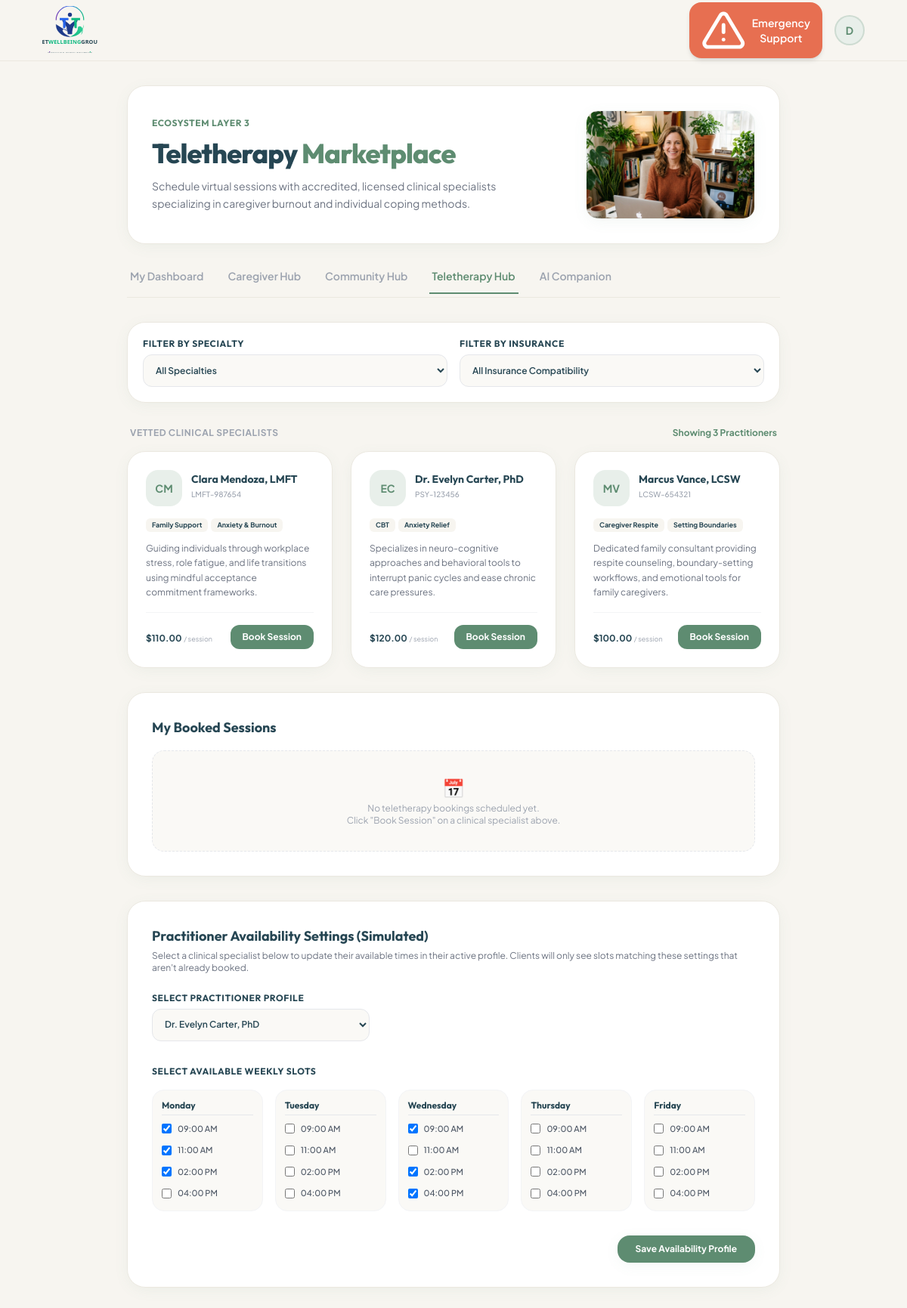
/teletherapy_hub.php (signed in), run on the app's committed database.
### tables this page shows
CREATE TABLE IF NOT EXISTS `users` (
    `id` INT AUTO_INCREMENT PRIMARY KEY,
    `name` VARCHAR(100) NOT NULL,
    `email` VARCHAR(100) UNIQUE NOT NULL,
    `password` VARCHAR(255) NOT NULL,
    `role` VARCHAR(20) DEFAULT 'client',
    `archetype` VARCHAR(50) DEFAULT NULL,
    `license_no` VARCHAR(100) DEFAULT NULL,
    `bio` TEXT DEFAULT NULL,
    `hourly_rate` DECIMAL(10,2) DEFAULT NULL,
    `is_approved` TINYINT(1) DEFAULT 0,
    `escrow_balance` DECIMAL(10,2) DEFAULT 0.00,
    `clearance_balance` DECIMAL(10,2) DEFAULT 0.00,
    `is_suspended` TINYINT(1) DEFAULT 0,
    `crisis_state` TINYINT(1) DEFAULT 0,
    `created_at` TIMESTAMP DEFAULT CURRENT_TIMESTAMP
);

### teletherapy_hub.php (the view, shortened to what this page needs)
<?php
require_once 'db.php';
$user_id = $_SESSION['user_id'];
$user_name = $_SESSION['user_name'];
$user_initial = strtoupper(substr($user_name, 0, 1));
$user_archetype = $_SESSION['user_archetype'] ?? null;
if ($user_archetype === null) {
    if ($db_connected && $pdo) {
        try {
            $stmt = $pdo->prepare("SELECT archetype FROM users WHERE id = ?");
            $stmt->execute([$user_id]);
            $user_archetype = $stmt->fetchColumn();
        } catch (PDOException $ex) {}
    }
}
if ($user_archetype === null && isset($_SESSION['mock_users'])) {
    foreach ($_SESSION['mock_users'] as $email => $u) {
        if ($u['id'] == $user_id) {
            $user_archetype = $u['archetype'] ?? null;
            break;
        }
    }
}
$therapists = [];
if ($db_connected && $pdo) {
    try {
        $stmt = $pdo->query("SELECT * FROM users WHERE role = 'specialist' AND is_approved = 1 ORDER BY name ASC");
        $therapists = $stmt->fetchAll();
    } catch (PDOException $ex) {}
}
$bookings = [];
if ($db_connected && $pdo) {
    try {
        $stmt = $pdo->prepare("SELECT * FROM teletherapy_bookings WHERE user_id = ? ORDER BY booking_date ASC, booking_time ASC");
        $stmt->execute([$user_id]);
        $bookings = $stmt->fetchAll();
    } catch (PDOException $ex) {}
}
if (empty($bookings) && isset($_SESSION['mock_bookings'])) {
    $filtered = array_filter($_SESSION['mock_bookings'], function($b) use ($user_id) {
        return $b['user_id'] == $user_id;
    });
    usort($filtered, function($a, $b) {
        $dateA = $a['booking_date'] . ' ' . $a['booking_time'];
        $dateB = $b['booking_date'] . ' ' . $b['booking_time'];
        return strcmp($dateA, $dateB);
    });
    $bookings = $filtered;
}
?>
<!DOCTYPE html>
<html lang="en" class="h-full scroll-smooth">
<head>
    <script src="https://cdn.tailwindcss.com"></script>
</head>
<body class="min-h-full flex flex-col selection:bg-brand-sage/20 selection:text-brand-slate">
    <header class="sticky top-0 z-40 w-full border-b border-[#EBE8E0] bg-brand-bg/95 backdrop-blur-md">
        <div class="mx-auto flex h-20 max-w-6xl items-center justify-between px-4 sm:px-6 lg:px-8">
            <a href="dashboard.php" class="flex items-center transition-transform hover:scale-[1.01] active:scale-95">
                <img src="logo.svg" alt="Tet Wellbeing Group" class="h-16 w-auto">
            </a>
            <div class="flex items-center gap-4">
                <button type="button" onclick="openEmergencyModal()" class="flex items-center gap-2 rounded-2xl bg-brand-coral px-4 py-2 text-sm font-semibold text-white shadow-md transition-all duration-300 hover:bg-brand-coralHover hover:shadow-lg active:scale-95">
                    <span>Emergency Support</span>
                </button>
                <div class="relative group cursor-pointer">
                    <div class="flex h-10 w-10 items-center justify-center rounded-full border-2 border-brand-sage/20 bg-brand-sageLight text-sm font-bold text-brand-sage transition-all hover:border-brand-sage">
                        <?php echo $user_initial; ?>
                    </div>
                </div>
            </div>
        </div>
    </header>
    <main class="flex-grow mx-auto w-full max-w-4xl px-4 py-8 pb-24 md:pb-8 fade-in">
        <div class="mb-8 relative overflow-hidden rounded-3xl bg-white border border-[#EBE8E0] shadow-soft p-6 md:p-8 flex flex-col md:flex-row items-center justify-between gap-6">
            <div class="space-y-3 z-10 max-w-lg">
                <p class="text-xs font-bold tracking-wider text-brand-sage uppercase font-outfit">Ecosystem Layer 3</p>
                <h1 class="text-3xl md:text-4xl font-extrabold font-outfit text-brand-slate tracking-tight mt-1">
                    Teletherapy <span class="text-brand-sage">Marketplace</span>
                </h1>
                <p class="text-gray-500 text-sm leading-relaxed mt-1">
                    Schedule virtual sessions with accredited, licensed clinical specialists specializing in caregiver burnout and individual coping methods.
                </p>
            </div>
            <div class="relative shrink-0 w-full md:w-56 h-36 md:h-36 rounded-2xl overflow-hidden shadow-soft border border-brand-sage/10">
                <img src="images/safe_bridge.png" alt="Teletherapy Professional" class="w-full h-full object-cover">
            </div>
        </div>
        <div class="flex items-center gap-6 border-b border-[#EBE8E0] mb-8 text-sm font-semibold overflow-x-auto whitespace-nowrap pb-1">
            <a href="dashboard.php" class="border-b-2 border-transparent pb-3 px-1 text-gray-400 hover:text-brand-slate hover:border-gray-300 transition-all">My Dashboard</a>
            <a href="caregiver_hub.php" class="border-b-2 border-transparent pb-3 px-1 text-gray-400 hover:text-brand-slate hover:border-gray-300 transition-all">Caregiver Hub</a>
            <a href="community_hub.php" class="border-b-2 border-transparent pb-3 px-1 text-gray-400 hover:text-brand-slate hover:border-gray-300 transition-all">Community Hub</a>
            <a href="teletherapy_hub.php" class="border-b-2 border-brand-sage pb-3 px-1 text-brand-sage">Teletherapy Hub</a>
            <a href="ai_companion.php" class="border-b-2 border-transparent pb-3 px-1 text-gray-400 hover:text-brand-slate hover:border-gray-300 transition-all">AI Companion</a>
        </div>
        <div class="space-y-8">
            <section class="bg-white rounded-3xl p-5 shadow-soft border border-[#EBE8E0] grid grid-cols-1 sm:grid-cols-2 gap-4">
                <div>
                    <label for="filter-specialty" class="block text-xs font-bold text-brand-slate uppercase tracking-wider mb-1.5 font-outfit">Filter by Specialty</label>
                    <select id="filter-specialty" onchange="applyFilters()" class="w-full rounded-xl border border-gray-200 bg-[#FAF9F6] p-3 text-xs font-semibold focus:border-brand-sage focus:outline-none text-brand-slate">
                        <option value="all">All Specialties</option>
                    </select>
                </div>
                <div>
                    <label for="filter-insurance" class="block text-xs font-bold text-brand-slate uppercase tracking-wider mb-1.5 font-outfit">Filter by Insurance</label>
                    <select id="filter-insurance" onchange="applyFilters()" class="w-full rounded-xl border border-gray-200 bg-[#FAF9F6] p-3 text-xs font-semibold focus:border-brand-sage focus:outline-none text-brand-slate">
                        <option value="all">All Insurance Compatibility</option>
                    </select>
                </div>
            </section>
            <section>
                <div class="mb-4 flex items-center justify-between px-1">
                    <span class="text-xs text-gray-400 font-bold uppercase tracking-wider">Vetted Clinical Specialists</span>
                    <span id="filtered-count-text" class="text-xs text-brand-sage font-bold">Showing 3 Practitioners</span>
                </div>
                <div class="grid grid-cols-1 md:grid-cols-3 gap-6" id="therapists-grid">
                    <?php foreach ($therapists as $t):
                        $t_name = $t['name'];
                        $t_rate = $t['hourly_rate'] ?? 100.00;
                        $t_bio = $t['bio'] ?? '';
                        $t_license = $t['license_no'] ?? 'Accredited Specialist';
                        $specialties_attr = 'cbt,caregiver,anxiety';
                        $specialty_badges = ['Clinical Care', 'Coping Strategies'];
                        $insurances_attr = 'blue-cross,aetna,cigna,self-pay';
                        $is_recommended = false;
                        if (strpos($t_name, 'Evelyn Carter') !== false) {
                            $specialties_attr = 'cbt,anxiety';
                            $specialty_badges = ['CBT', 'Anxiety Relief'];
                            $insurances_attr = 'blue-cross,cigna,self-pay';
                        } elseif (strpos($t_name, 'Marcus Vance') !== false) {
                            $specialties_attr = 'caregiver';
                            $specialty_badges = ['Caregiver Respite', 'Setting Boundaries'];
                            $insurances_attr = 'blue-cross,aetna,self-pay';
                        } elseif (strpos($t_name, 'Clara Mendoza') !== false) {
                            $specialties_attr = 'anxiety,cbt';
                            $specialty_badges = ['Family Support', 'Anxiety & Burnout'];
                            $insurances_attr = 'aetna,cigna,self-pay';
                        } else {
                            if ($user_archetype === 'general_wellbeing') {
                                $is_recommended = true;
                            }
                        }
                        $initials = '';
                        $words = explode(' ', str_replace(['Dr.', 'PhD', 'LCSW', 'LMFT', ','], '', $t_name));
                        $words = array_filter(array_map('trim', $words));
                        foreach (array_slice($words, 0, 2) as $w) {
                            $initials .= strtoupper(substr($w, 0, 1));
                        }
                        $should_highlight = $is_recommended && isset($_GET['recommend']);
                    ?>
                    <div class="therapist-card bg-white rounded-3xl p-6 border <?php echo $should_highlight ? 'border-brand-coral bg-brand-coralLight/10 ring-2 ring-brand-coral/20' : 'border-[#EBE8E0]'; ?> shadow-soft flex flex-col justify-between transition-all duration-300 hover:shadow-card hover:-translate-y-1 relative"
                         data-specialties="<?php echo $specialties_attr; ?>" data-insurances="<?php echo $insurances_attr; ?>">
                        <div>
                            <div class="flex items-center gap-3 mb-4">
                                <div class="h-12 w-12 rounded-2xl bg-brand-sageLight text-brand-sage flex items-center justify-center font-bold text-sm">
                                    <?php echo $initials; ?>
                                </div>
                                <div>
                                    <h4 class="font-bold text-brand-slate text-sm font-outfit"><?php echo htmlspecialchars($t_name); ?></h4>
                                    <span class="text-[10px] text-gray-400 font-medium truncate max-w-[150px] inline-block"><?php echo htmlspecialchars($t_license); ?></span>
                                </div>
                            </div>
                            <div class="flex flex-wrap gap-1 mb-3">
                                <?php foreach ($specialty_badges as $badge): ?>
                                    <span class="px-2 py-0.5 rounded-md bg-brand-bg text-[9px] font-bold text-brand-slate"><?php echo htmlspecialchars($badge); ?></span>
                                <?php endforeach; ?>
                            </div>
                            <p class="text-xs text-gray-500 leading-relaxed mb-4">
                                <?php echo htmlspecialchars($t_bio); ?>
                            </p>
                        </div>
                        <div class="pt-4 border-t border-gray-100 flex items-center justify-between">
                            <div>
                                <span class="text-xs font-bold text-brand-slate">$<?php echo number_format($t_rate, 2); ?></span>
                                <span class="text-[9px] text-gray-400">/ session</span>
                            </div>
                            <button type="button" onclick="openBookingModal('<?php echo htmlspecialchars($t_name); ?>')" class="px-4 py-2 rounded-xl bg-brand-sage hover:bg-brand-sageHover text-white text-xs font-bold transition-all active:scale-95">
                                Book Session
                            </button>
                        </div>
                    </div>
                    <?php endforeach; ?>
                </div>
            </section>
            <section class="bg-white rounded-3xl p-6 md:p-8 shadow-soft border border-[#EBE8E0]">
                <h3 class="text-lg font-bold font-outfit text-brand-slate mb-4">My Booked Sessions</h3>
                <?php if (empty($bookings)): ?>
                    <div class="text-center py-8 text-gray-400 text-xs bg-[#FAF9F6] rounded-2xl border border-dashed border-gray-200">
                        <span class="text-2xl block mb-1">📅</span>
                        No teletherapy bookings scheduled yet.<br>Click "Book Session" on a clinical specialist above.
                    </div>
                <?php endif; ?>
            </section>
            <section class="bg-white rounded-3xl p-6 md:p-8 shadow-soft border border-[#EBE8E0]">
                <div class="mb-4">
                    <h3 class="text-lg font-bold font-outfit text-brand-slate">Practitioner Availability Settings (Simulated)</h3>
                    <p class="text-xs text-gray-500 mt-1">Select a clinical specialist below to update their available times in their active profile. Clients will only see slots matching these settings that aren't already booked.</p>
                </div>
                <form method="POST" action="teletherapy_hub.php" class="space-y-6">
                    <div class="w-full sm:w-72">
                        <label for="editor-therapist" class="block text-xs font-bold text-brand-slate uppercase tracking-wider mb-1.5 font-outfit">Select Practitioner Profile</label>
                        <select id="editor-therapist" name="therapist_name" onchange="loadEditorAvailability()" class="w-full rounded-xl border border-gray-200 bg-[#FAF9F6] p-3 text-xs font-semibold focus:border-brand-sage focus:outline-none text-brand-slate">
                            <option value="Dr. Evelyn Carter, PhD">Dr. Evelyn Carter, PhD</option>
                        </select>
                    </div>
                    <div class="space-y-4 pt-2">
                        <span class="block text-xs font-bold text-brand-slate uppercase tracking-wider font-outfit">Select Available Weekly Slots</span>
                        <div class="grid grid-cols-1 sm:grid-cols-5 gap-4" id="availability-checkboxes-grid">
                            <?php
                            $days = ['Monday', 'Tuesday', 'Wednesday', 'Thursday', 'Friday'];
                            $slots = ['09:00 AM', '11:00 AM', '02:00 PM', '04:00 PM'];
                            foreach ($days as $d) {
                                echo '<div class="p-3 bg-[#FAF9F6] rounded-2xl border border-gray-100 space-y-2">';
                                echo '<h4 class="text-xs font-bold text-brand-slate border-b border-gray-200 pb-1 font-outfit">' . $d . '</h4>';
                                foreach ($slots as $s) {
                                    $key = $d . '|' . $s;
                                    echo '<label class="flex items-center gap-2 cursor-pointer select-none text-[11px] text-gray-600 font-medium py-0.5 hover:text-brand-slate">';
                                    echo '<input type="checkbox" name="slots[]" value="' . htmlspecialchars($key) . '" class="avail-chk rounded border-gray-300 text-brand-sage focus:ring-brand-sage" data-day="' . $d . '" data-slot="' . $s . '">';
                                    echo '<span>' . $s . '</span>';
                                    echo '</label>';
                                }
                                echo '</div>';
                            }
                            ?>
                        </div>
                    </div>
                    <div class="flex justify-end pt-2">
                        <button type="submit" class="px-6 py-2.5 rounded-2xl bg-brand-sage hover:bg-brand-sageHover text-white font-bold text-xs shadow-soft transition-all active:scale-95">
                            Save Availability Profile
                        </button>
                    </div>
                </form>
            </section>
        </div>
    </main>
</body>
</html>

### data on the page
users: initials "CM", name "Clara Mendoza, LMFT", license_no "LMFT-987654", badge "Family Support", badge "Anxiety & Burnout", bio "Guiding individuals through workplace stress, role fatigue, and life transitions using mindful acceptance commitment frameworks.", hourly_rate "110.00"
users: initials "EC", name "Dr. Evelyn Carter, PhD", license_no "PSY-123456", badge "CBT", badge "Anxiety Relief", bio "Specializes in neuro-cognitive approaches and behavioral tools to interrupt panic cycles and ease chronic care pressures.", hourly_rate "120.00"
users: initials "MV", name "Marcus Vance, LCSW", license_no "LCSW-654321", badge "Caregiver Respite", badge "Setting Boundaries", bio "Dedicated family consultant providing respite counseling, boundary-setting workflows, and emotional tools for family caregivers.", hourly_rate "100.00"

### other printed values
$user_initial "D"
$d "Monday"
$s "09:00 AM"
$s "11:00 AM"
$s "02:00 PM"
$s "04:00 PM"
$d "Tuesday"
$d "Wednesday"
$d "Thursday"
$d "Friday"
